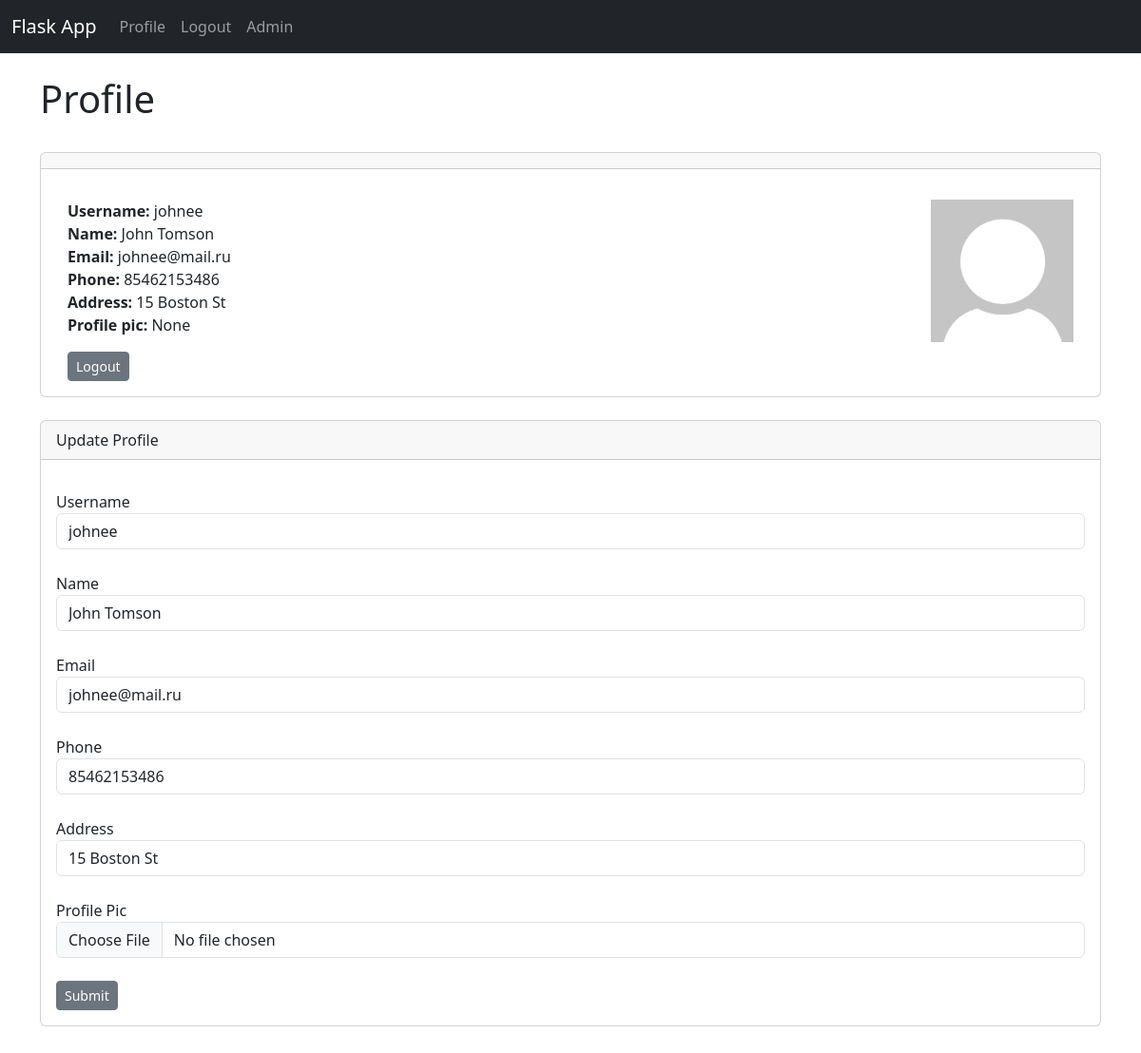
The app's page /dashboard (signed in) with its own data.
### hello.py (models this page shows, shortened)
class Users(db.Model, UserMixin):
    id = db.Column(db.Integer, primary_key=True)
    username = db.Column(db.String(20), nullable="False")
    name = db.Column(db.String(200), nullable=False)
    email = db.Column(db.String(100), nullable=False)
    address = db.Column(db.String(200), nullable=False)
    phone = db.Column(db.String(50))
    date_added = db.Column(db.DateTime, default=datetime.utcnow)
    password_hash = db.Column(db.String(128))
    profile_pic = db.Column(db.String(), nullable=True)
    @property
    def password(self):
        raise AttributeError('Password not a readable attribute')

### hello.py (the view)
@app.route('/dashboard', methods=['GET', 'POST'])
@login_required
def dashboard():
    form = UserForm()
    id = current_user.id
    name_to_update = Users.query.get_or_404(id)
    if request.method == 'POST':
        name_to_update.username = request.form['username']
        name_to_update.name = request.form['name']
        name_to_update.email = request.form['email']
        name_to_update.phone = request.form['phone']
        name_to_update.address = request.form['address']
        if request.files['profile_pic']:
            name_to_update.profile_pic = request.files['profile_pic']
            pic_filename = secure_filename(name_to_update.profile_pic.filename)
            pic_name = str(uuid.uuid1()) + "_" + pic_filename
            saver = request.files['profile_pic']
            name_to_update.profile_pic = pic_name
            try:
                db.session.commit()
                saver.save(os.path.join(app.config['UPLOAD_FOLDER'], pic_name))
                flash("User updated")
                return render_template("dashboard.html", form=form, name_to_update=name_to_update)
            except:
                flash("Error update")
                return render_template("dashboard.html", form=form, name_to_update=name_to_update)
        else:
            db.session.commit()
            flash("User updated")
            return render_template("dashboard.html", form=form, name_to_update=name_to_update)
    else:
        return render_template("dashboard.html", form=form, name_to_update=name_to_update)

### hello.py
class UserForm(FlaskForm):
    username = StringField("Username", validators=[DataRequired()])
    name = StringField("Name", validators=[DataRequired()])
    email = StringField("Email", validators=[DataRequired()])
    phone = StringField("Phone")
    address = StringField("Address", validators=[DataRequired()])
    password_hash = PasswordField("Password", validators=[DataRequired(), EqualTo('password_hash2', message="Passwords must match")])
    password_hash2 = PasswordField("Confirm Password", validators=[DataRequired()])
    profile_pic = FileField("Profile Pic")
    submit = SubmitField("Submit")

### hello.py (called while the page is built)
@login_manager.user_loader
def load_user(user_id):
    return Users.query.get(int(user_id))

### templates/dashboard.html (shortened to what this page needs)
{% extends 'base.html' %}
{% block content %}
<h1>Profile</h1></br>
<div class="card">
  <div class="card-header">
  </div>
  <p class="card-text">
  <div class="card-body">
    <div class="container">
      <div class="row">
        <div class="col-8">
          <strong>Username:</strong>
          {{ current_user.username}}</br>
          <strong>Name:</strong>
          {{ current_user.name}}</br>
          <strong>Email:</strong>
          {{ current_user.email}}</br>
          <strong>Phone:</strong>
          {{ current_user.phone}}</br>
          <strong>Address:</strong>
          {{ current_user.address}}</br>
          <strong>Profile pic:</strong>
          {{ current_user.profile_pic}}</p>
          <a href="{{ url_for('logout') }}" class="btn btn-secondary btn-sm">Logout</a>
        </div>
        <div class="col-4">
            {% if current_user.profile_pic %}
              <img src="{{url_for('static',filename='images/' + current_user.profile_pic)}}" align="right" height="150" width="150">
            {% else %}
              <img src="{{url_for('static',filename='images/avatar.png')}}" align="right" height="150" width="150">
            {% endif %}
        </div>
      </div>
<div class="card">
  <div class="card-header">
    Update Profile
  </div>
  <p class="card-text">
  <div class="card-body">
        <form action="/dashboard" method="POST" enctype="multipart/form-data">
            {{ form.username.label }}
            {{ form.username(class="form-control", value=name_to_update.username) }} </br>
            {{ form.name.label }}
            {{ form.name(class="form-control", value=name_to_update.name) }} </br>
            {{ form.email.label }}
            {{ form.email(class="form-control", value=name_to_update.email) }}</br>
            {{ form.phone.label }}
            {{ form.phone(class="form-control", value=name_to_update.phone) }}</br>
            {{ form.address.label }}
            {{ form.address(class="form-control", value=name_to_update.address) }}</br>
            {{ form.profile_pic.label }}
            {{ form.profile_pic(class="form-control", value=name_to_update.profile_pic) }}
            {{ form.submit(class="btn btn-secondary btn-sm") }}
        </form>
  </div>
</div>
{% endblock %}

### templates/base.html (shortened to what this page needs)
<!doctype html>
<html lang="en">
  <head>
    <link href="https://cdn.jsdelivr.net/npm/bootstrap@5.3.2/dist/css/bootstrap.min.css" rel="stylesheet">
  </head>
  <body>
      {% include 'navbar.html' %}
      <div class="container">
        {% block content %}
        {% endblock %}
  </body>
</html>

### templates/navbar.html (shortened to what this page needs)
<nav class="navbar navbar-expand-lg navbar-dark bg-dark">
  <div class="container-fluid">
    <a class="navbar-brand" href="{{ url_for('index') }}">Flask App</a>
    <div class="collapse navbar-collapse" id="navbarSupportedContent">
      <ul class="navbar-nav me-auto mb-2 mb-lg-0">
        {% if current_user.is_authenticated %}
        <li class="nav-item">
          <a class="nav-link" href="{{ url_for('dashboard') }}">Profile</a>
        </li>
        <li class="nav-item">
          <a class="nav-link" href="{{ url_for('logout') }}">Logout</a>
        </li>
        {% if current_user.id == 1%}
        <li class="nav-item">
          <a class="nav-link" href="{{ url_for('admin') }}">Admin</a>
        </li>
        {% endif %}
        {% endif %}
      </ul>
    </div>
  </div>
</nav>

### records on screen
Users: username "johnee", name "John Tomson", email "johnee@mail.ru", phone "85462153486", address "15 Boston St", profile_pic "None"
